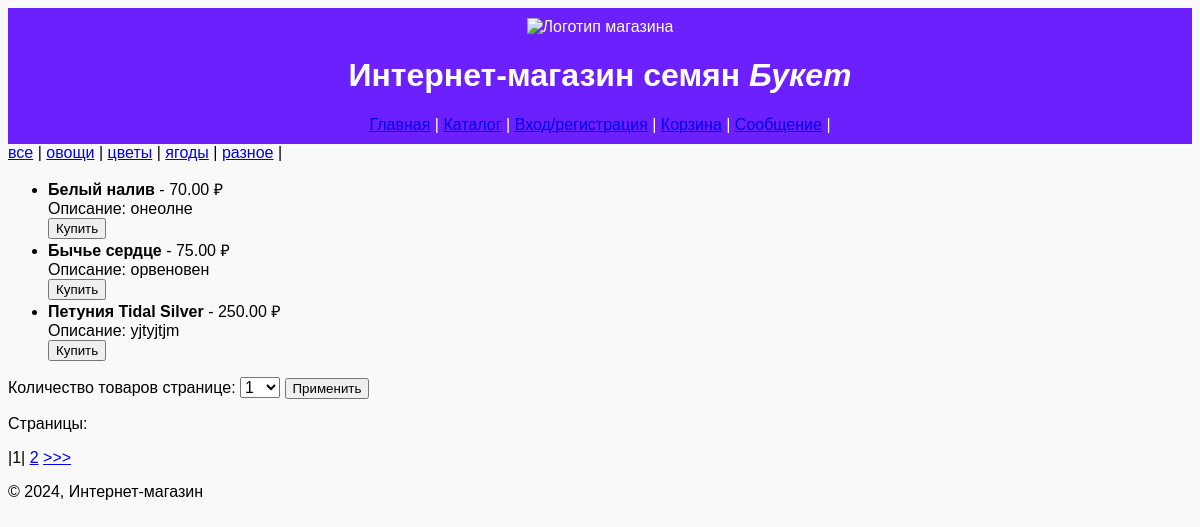
Screenshot of /kind/all/ with the database file from the repository.
### seeds/models.py (models this page shows, shortened)
class Kind(models.Model):
    name_kind = models.CharField(max_length=50, verbose_name='Название вида')
    specification_kind = models.TextField(verbose_name='Описание вида')

class Product(models.Model):
    name_product = models.CharField(max_length=50, verbose_name='Название сорта')
    specification_product = models.TextField(verbose_name='Описание сорта')
    fabricator = models.CharField(max_length=50, verbose_name='Производитель')
    amount = models.PositiveSmallIntegerField(verbose_name='Количество в упаковке')
    price = models.DecimalField(max_digits=5, decimal_places=2, verbose_name='Цена')
    balance = models.PositiveIntegerField(verbose_name='Остаток')
    category = models.ForeignKey(Category, on_delete=models.PROTECT, null=True, blank=True, verbose_name='Категория')
    kind = models.ForeignKey(Kind, on_delete=models.PROTECT, null=True, blank=True, verbose_name='Вид')

### seeds/views.py (the view)
# urls.py: path('kind/<str:name_kind>/', catalog, name='catalog'),
def catalog(request, name_kind):
    global per_page
    kinds = Kind.objects.all()
    if name_kind != 'all':
        filtered_products = Product.objects.filter(kind__name_kind=name_kind)
    else:
        filtered_products = Product.objects.all()
    if request.method == 'POST':
        per_page = request.POST.get('page_len')
    paginator = Paginator(filtered_products, per_page)  # создаем пагинатор
    page_number = request.GET.get('page')  # получаем номер страницы, на которую переходит пользователь
    page_obj = paginator.get_page(page_number)  # получаем товары для текущей страницы
    context = {
        'page_obj': page_obj,
        'kinds': kinds,
    }
    return render(request, 'seeds/catalog.html', context)

### templates/seeds/catalog.html (shortened to what this page needs)
{% extends 'base.html' %}
{% block content %}
<nav>
    <a href="/kind/all/">все</a> |
    {% for kind in kinds %}
    <a href="/kind/{{ kind.name_kind|urlencode }}/">{{ kind.name_kind }}</a> |
    {% endfor %}
</nav>
{% if page_obj %}
    <ul>
        {% for product in page_obj %}
        <li>
            <strong>{{ product.name_product }}</strong> - {{ product.price }} ₽<br>
            Описание: {{ product.specification_product }}
            <br>
            <a href="/add_basket/{{ product.name_product|urlencode }}/"><button type="submit">Купить</button></a>
        </li>
        {% endfor %}
    </ul>
{% else %}
    <p>Товары отсутствуют</p>
{% endif %}
{% endblock %}
{% block pagination %}
    {{ block.super }}
{% endblock %}

### seeds/static/seedsshop/styles.css (style rules this page uses)
body { font-family: Arial, sans-serif; background-color: #f9f9f9; }

### rows the page displays
Kind: name_kind "овощи"
Kind: name_kind "цветы"
Kind: name_kind "ягоды"
Kind: name_kind "разное"
Product: name_product "Белый налив", price "70.00", specification_product "онеолне"
Product: name_product "Бычье сердце", price "75.00", specification_product "орвеновен"
Product: name_product "Петуния Tidal Silver", price "250.00", specification_product "yjtyjtjm"

### other values shown
{{ page_obj.number }} "1"
{{ page_obj.next_page_number }} "2"
